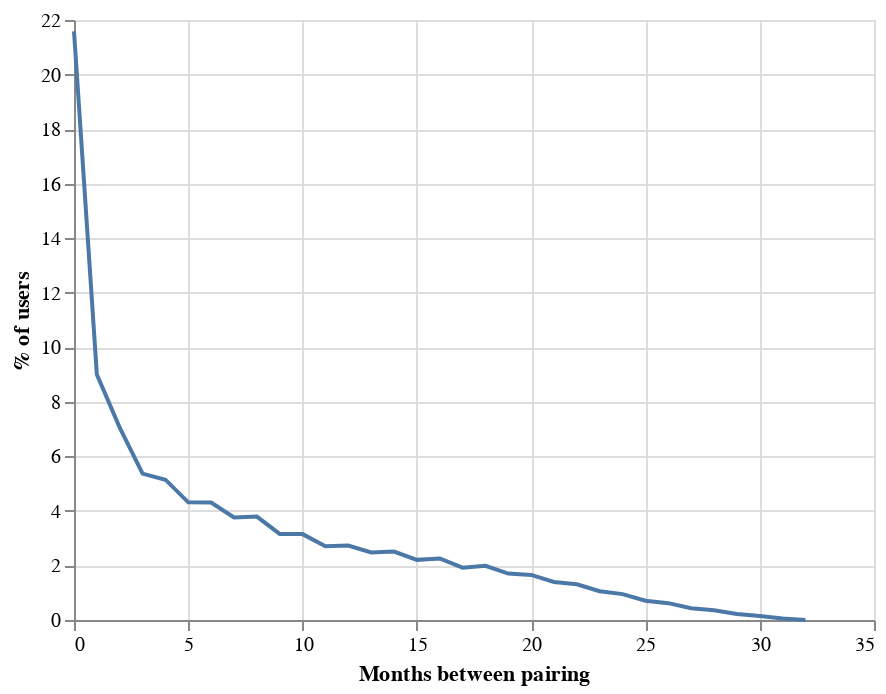

Notebook cell for this chart:
### Code cell
d = pd.read_csv("devices_final.csv")

d = d.loc[(d["churned"] == 1), :]

d["differences"] = round(d["differences"] / 4)

d = d.groupby(["differences"])["user_id"].count().reset_index()

d["perc"] = 100 * d["user_id"] / sum(d["user_id"])

alt.Chart(d).mark_line().encode(
    x=alt.X("differences:Q", axis=alt.Axis(title="Months between pairing")),
    y=alt.Y("perc:Q", axis=alt.Axis(title="% of users")),
)

### Figure 1 — Vega-Lite specification as saved in the notebook (floating-point values rounded to 4 significant figures)
{"config": {"view": {"continuousWidth": 400, "continuousHeight": 300}}, "data": {"name": "data-fb2000f123028eee74ac4f291e0842f5"}, "mark": "line", "encoding": {"x": {"type": "quantitative", "axis": {"title": "Months between pairing"}, "field": "differences"}, "y": {"type": "quantitative", "axis": {"title": "% of users"}, "field": "perc"}}, "$schema": "https://vega.github.io/schema/vega-lite/v4.8.1.json", "datasets": {"data-fb2000f123028eee74ac4f291e0842f5": [{"differences": 0.0, "user_id": 182614, "perc": 21.58}, {"differences": 1.0, "user_id": 76130, "perc": 8.996}, {"differences": 2.0, "user_id": 59689, "perc": 7.054}, {"differences": 3.0, "user_id": 45408, "perc": 5.366}, {"differences": 4.0, "user_id": 43532, "perc": 5.144}, {"differences": 5.0, "user_id": 36503, "perc": 4.314}, {"differences": 6.0, "user_id": 36425, "perc": 4.304}, {"differences": 7.0, "user_id": 31808, "perc": 3.759}, {"differences": 8.0, "user_id": 32094, "perc": 3.793}, {"differences": 9.0, "user_id": 26718, "perc": 3.157}, {"differences": 10.0, "user_id": 26651, "perc": 3.149}, {"differences": 11.0, "user_id": 22896, "perc": 2.706}, {"differences": 12.0, "user_id": 23088, "perc": 2.728}, {"differences": 13.0, "user_id": 20969, "perc": 2.478}, {"differences": 14.0, "user_id": 21237, "perc": 2.51}, {"differences": 15.0, "user_id": 18662, "perc": 2.205}, {"differences": 16.0, "user_id": 19099, "perc": 2.257}, {"differences": 17.0, "user_id": 16252, "perc": 1.921}, {"differences": 18.0, "user_id": 16801, "perc": 1.985}, {"differences": 19.0, "user_id": 14394, "perc": 1.701}, {"differences": 20.0, "user_id": 13999, "perc": 1.654}, {"differences": 21.0, "user_id": 11791, "perc": 1.393}, {"differences": 22.0, "user_id": 11082, "perc": 1.31}, {"differences": 23.0, "user_id": 8916, "perc": 1.054}, {"differences": 24.0, "user_id": 8039, "perc": 0.95}, {"differences": 25.0, "user_id": 5988, "perc": 0.7076}, {"differences": 26.0, "user_id": 5232, "perc": 0.6183}, {"differences": 27.0, "user_id": 3649, "perc": 0.4312}, {"differences": 28.0, "user_id": 2992, "perc": 0.3536}, {"differences": 29.0, "user_id": 1863, "perc": 0.2202}, {"differences": 30.0, "user_id": 1219, "perc": 0.1441}, {"differences": 31.0, "user_id": 471, "perc": 0.05566}, {"differences": 32.0, "user_id": 17, "perc": 0.002009}]}}
